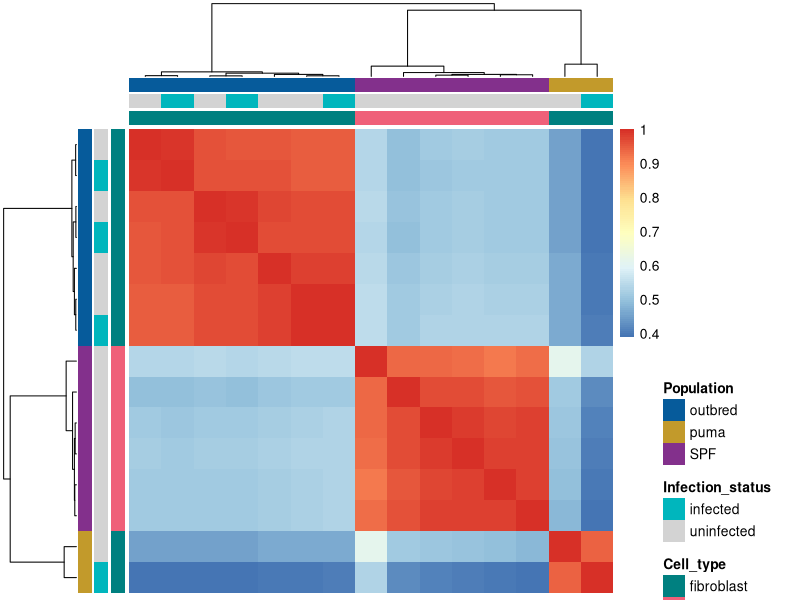
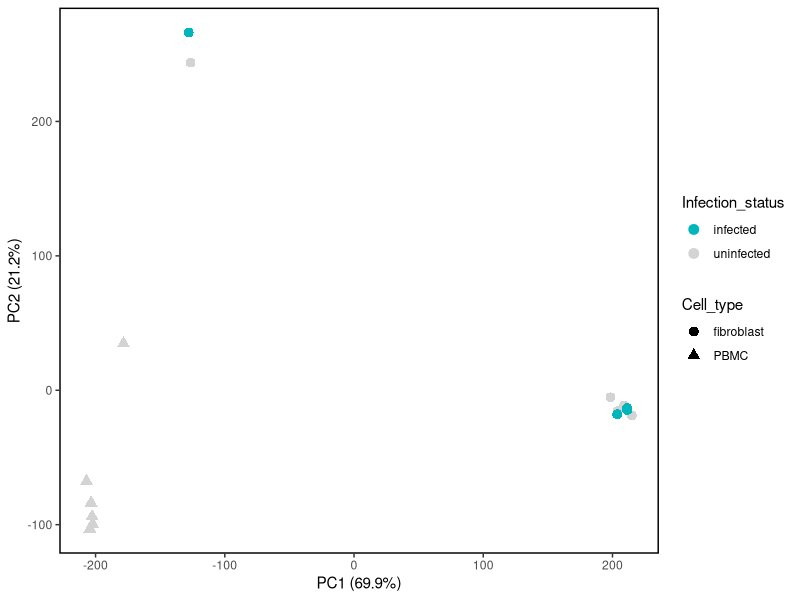
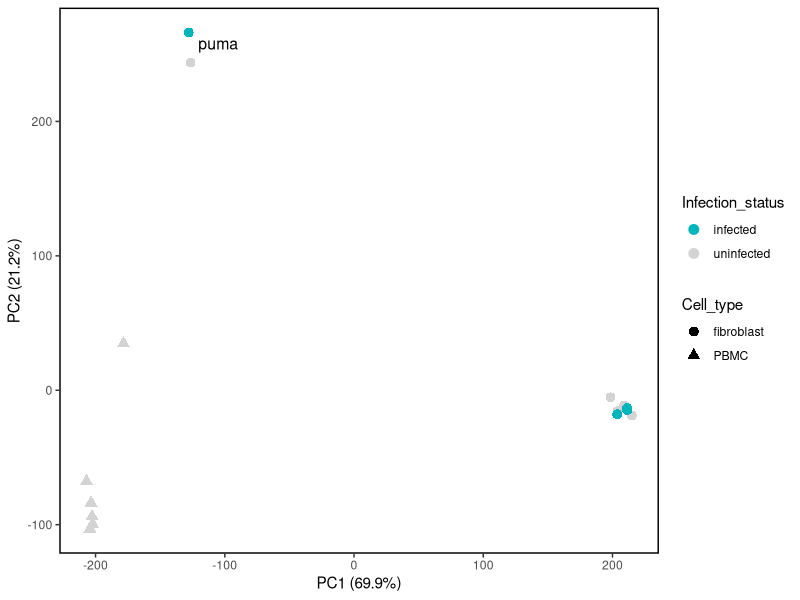

The R script that drew these images, in order:
###

# This code is used to explore gene expression data and conduct expression tests in edgeR

# Dataset: endogenous/exogenous FeLV in vitro gene expression (fibroblasts infected and uninfected, PMBCs uninfected only)

#### This code will do the following ####
# 1. Generate a filtered and normalized DGElist of all sample data
# 2. Generate a logCPM counts matrix
# 3. Use logCPM counts matrix to generate sample correlation pheatmap
# 4. Use logCPM counts matrix to generate PCAs to test for batch effects and outliers
# 5. Subset counts and metadata dfs by tissue
# 6. Write tissue-specific, raw counts and metadata files

# Preconditions: raw gene-level counts matrix (e.g. from STAR quantMode), metadata file with sample names that correspond to sample names in counts matrix

###

library(here)
library(tidyverse)
library(edgeR)
library(pheatmap)


#### 0. Get data ####
## counts
dat <- read_delim("readcountsmatrix.txt", delim = "\t") %>% select(-DC2Pool, -DC3Pool)
mapping_dat <- dat[c(1:4, 31498),]
counts <- dat[-c(1:4, 31498),]

## metadata
meta <- read_tsv("data/felv_metadata.tsv") %>% filter(id_inf != c("DC2Pool", "DC3Pool")) %>% filter(id_inf != "DC1PLUS")
Cell_type=meta$cell_type
Infection_status=meta$status
Population=meta$population
cell_inf=paste(meta$cell_type, meta$status, sep="_")


#### 1. Create DGElist, filter by CPM, and calcNormFactors ####
## Create DGEList
dat.full <- DGEList(counts=counts[,2:16], group=cell_inf, genes = counts[,1])
# dat.full$samples$group

## Filter
keep_counts<-rowSums(cpm(counts[,2:16])>1) >= 0.25*ncol(dat) #filter >1 cpm in >= 1/2 of samples

dat.filt<-dat.full[which(keep_counts==T), , keep.lib.sizes=FALSE]
# dim(dat.full)
# dim(dat.filt)

dat.norm<-calcNormFactors(dat.filt)
dat.norm$samples #normalization factors and library size
# plotMDS(dat.norm)


#### 2. Generate moderated, logCPM counts matrix for sample correlation and PCA ####
dat.logCPM <- cpm(dat.norm, log=TRUE, prior.count = 1, normalized.lib.sizes = TRUE)


#### 3. Generate sample correlation matrix and pheatmap ####
## annotate columns by tissue, treatment, and time
annotation_col1 <- data.frame(
  Cell_type,
  Infection_status,
  Population
)
rownames(annotation_col1) <- colnames(dat[,c(2:16)])

ann_colors1 = list(
  Cell_type =c(fibroblast="#008080",PBMC="#ef6079"),
  Infection_status = c(infected = "#00b6bd", uninfected = "lightgrey"),
  Population = c(outbred = "#065b9b", puma = "#c29a2b", SPF = "#83308c")
  )


## Generate pheatmap
# pdf(file="plots/sample_correlation.pdf", width=9,height=7)
pheat_samplecor <- pheatmap(cor(dat.logCPM),
                            annotation_col=annotation_col1,
                            annotation_names_col=F,
                            annotation_colors=ann_colors1,
                            annotation_row=annotation_col1,
                            annotation_names_row=F,
                            angle_col= "45",
                            border_color = NA,
                            show_rownames = F,
                            show_colnames = F
                            #cutree_cols = 3,
                            #cutree_rows=3
)
# dev.off()


#### 4. Generate PCAs, look for outliers and batch effects ####
## Generate PCA
counts.pca<-prcomp(t(dat.logCPM))
s<-summary(counts.pca)
s$importance
scores<-as.data.frame(counts.pca$x)

Mischief <- scores[12,]
meta_mischief <- meta[12,]

## By cell type:
pca <- ggplot(data=scores, aes(x=PC1, y=PC2, group=Cell_type)) + 
  geom_point(aes(color=Infection_status, shape=Cell_type, size=Cell_type)) +
  scale_color_manual(values=c("#00b6bd", "lightgrey")) +
  scale_size_manual(values=c(3,3)) +
  theme(panel.border = element_rect(colour = "black", fill=NA, size=1)) +
  theme(panel.background = element_blank(), panel.grid = element_blank()) +
  xlab ("PC1 (69.9%)") +
  ylab ("PC2 (21.2%)") +
  guides(colour = guide_legend(override.aes = list(size=3)))
pca
# pca + annotate("text", label=meta_mischief$population, x=Mischief$PC1, y=Mischief$PC2, size=3)
pca + annotate("text", label=meta_mischief$population, x=(-105), y=258, size=4)
# ggsave(file="plots/pca_all.eps")


### 5. Subset counts and metadata dataframes by cell type and infection status ####
## Subset metadata df

## No pooled samples
meta_nopool <- meta

## fibroblasts only
meta_fibro <- meta[meta$cell_type=="fibroblast",]

## PMBCs only
meta_pmbc <- meta[meta$cell_type=="PMBC",]

## uninfected only
meta_uninf <- meta[meta$status=="uninfected",]

## Subset counts df using dplyr
## fibroblasts
counts_genes <- counts[,1]
counts_f <- counts[,c(8:16)]
counts_fibro <- cbind(counts_genes, counts_f)

## PMBCs
counts_pmbc <- counts[,c(1:7)]

## uninfected
counts_uninf <- counts[,c(1:9,11,13,15)]


#### 6. Write tissue-specific, outlier-removed raw counts and metadata files ####
## Metadata
# write.table(meta,"results/edgeR/meta_all.txt", sep="\t", quote=F, row.names=F)
# write.table(meta_fibro,"results/edgeR/meta_fibro.txt", sep="\t", quote=F, row.names=F)
# write.table(meta_pmbc,"results/edgeR/meta_pmbc.txt", sep="\t", quote=F, row.names=F)
# write.table(meta_uninf,"results/edgeR/meta_uninf.txt", sep="\t", quote=F, row.names=F)

## Raw gene counts
# write.table(counts_fibro,"results/edgeR/counts_fibro.txt", sep="\t", quote=F, row.names=F)
# write.table(counts_pmbc,"results/edgeR/counts_pmbc.txt", sep="\t", quote=F, row.names=F)
# write.table(counts_uninf,"results/edgeR/counts_uninf.txt", sep="\t", quote=F, row.names=F)

# Full table, all tissues
# write.table(counts, "results/edgeR/counts_all.txt", sep="\t", quote=F, row.names = F)
